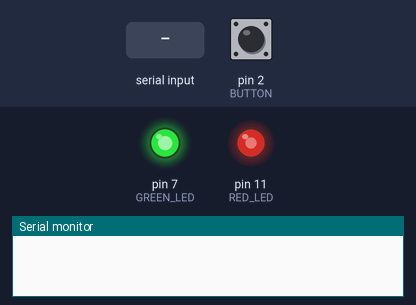
This sketch was run on a simulated Arduino Micro, built with avr-gcc and run on an emulated ATmega32U4. On the bench: output pins drawn as LEDs (lit = HIGH), the last lines printed to the serial monitor. The inputs (shaded band) are chosen by the test bench; at power-on: pin 2 (BUTTON) LOW.

Above: at 2.8 s.
2.9 s: "1" received over Serial
At 3.9 s:
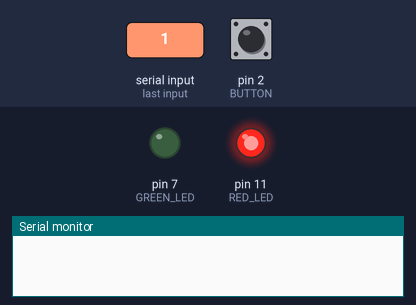
4.6 s: pin 2 (BUTTON) pulled HIGH for 1.25 s
At 4.75 s:
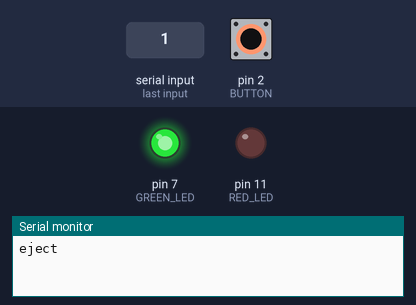
8.1 s: "0" received over Serial
At 8.5 s:
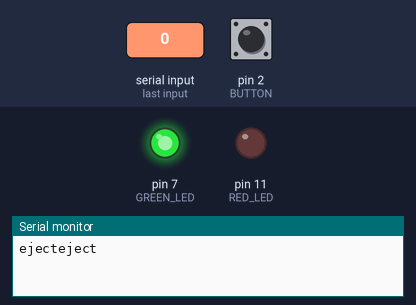
Timing chart, 0 to 11.1 s (numbered marks = the images above; inputs shaded):
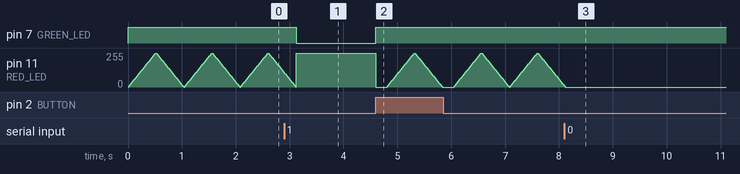

The sketch:

main.ino
```cpp
#define UNSAFE 48
#define SAFE 49
#define WORKING 50

#define BUTTON 2
#define GREEN_LED 7
#define RED_LED 11

int buttonVal = LOW;
int state = UNSAFE;

// Note: RGB button works in reverse state, e.g.: LOW == On

void setup() {
	Serial.begin(9600);
	pinMode(BUTTON, INPUT);
	pinMode(GREEN_LED, OUTPUT);
	pinMode(RED_LED, OUTPUT);

	setState(WORKING);
}

void loop() {
	// data waiting
	if (Serial.available() > 0) {
		int newState = Serial.read();

		// only set if necessary
		if (newState != state) {
			setState(newState);
		}
	}

	if (state == WORKING) {
		pulse();
	}

	buttonVal = digitalRead(BUTTON);

	if (buttonVal == HIGH) {
		Serial.write("eject");
		setState(WORKING);
		// debounce
		delay(200);
	}
}

void setState(int newState) {
	if (newState == UNSAFE) {
		// Green off
		digitalWrite(GREEN_LED, HIGH);
		// Red on
		digitalWrite(RED_LED, LOW);
	} else if(newState == SAFE) {
		digitalWrite(GREEN_LED, LOW);
		digitalWrite(RED_LED, HIGH);
	} else if(newState == WORKING) {
		digitalWrite(GREEN_LED, HIGH);
		digitalWrite(RED_LED, LOW);
	} else {
		// invalid state passed
		newState = UNSAFE;
	}

	state = newState;
}

void pulse() {
   // fade out from max to min in increments of 5 points:
  for (int fadeValue = 0 ; fadeValue <= 255; fadeValue += 5) {
    // sets the value (range from 0 to 255):
    analogWrite(RED_LED, fadeValue);
    // wait for 30 milliseconds to see the dimming effect
    delay(10);
  }

  // fade in from min to max in increments of 5 points:
  for (int fadeValue = 255 ; fadeValue >= 0; fadeValue -= 5) {
    // sets the value (range from 0 to 255):
    analogWrite(RED_LED, fadeValue);
    // wait for 30 milliseconds to see the dimming effect
    delay(10);
  }
}
```

Measured:
- after the input at 2.9 s, pin 7 (GREEN_LED): HIGH → LOW after 0.22 s
- after the input at 4.6 s, pin 7 (GREEN_LED): LOW → HIGH at once
- after the input at 8.1 s, pin 11 (RED_LED): goes on until 8.1 s, then stays 0/255
